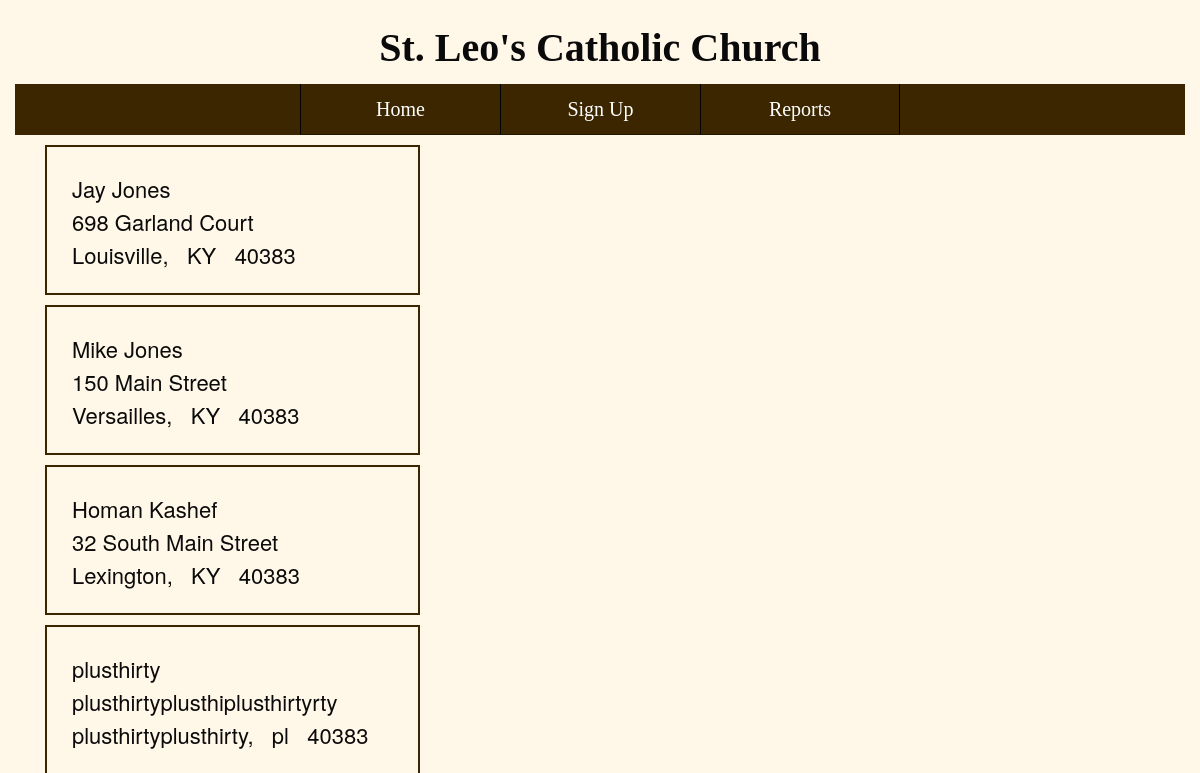
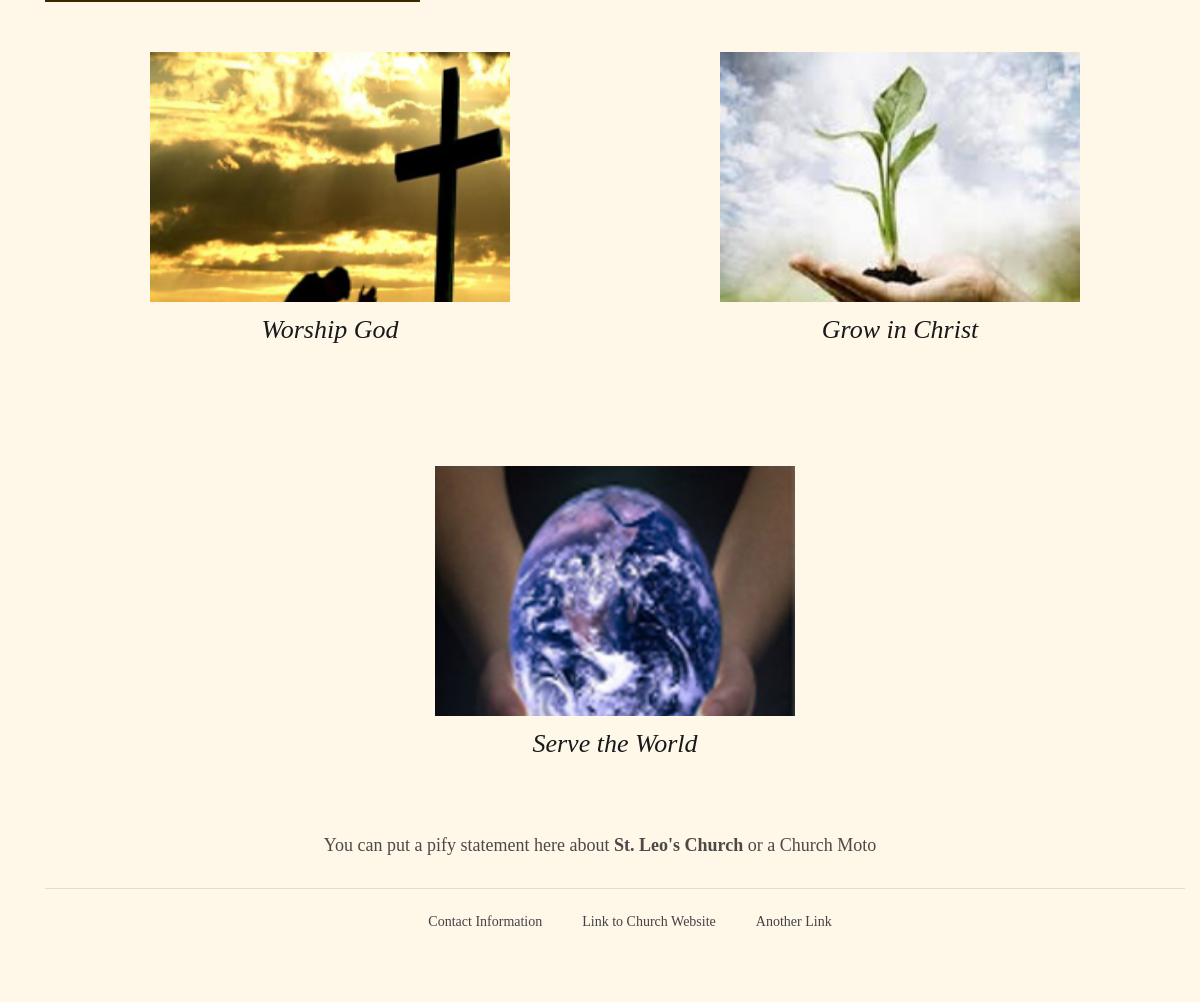
The page /mailinglist/ on the database its author committed (2 pictures, top to bottom).
### signup/models.py (models this page shows, shortened)
class DonorInfo(models.Model):
    name = models.CharField(max_length=35)
    street_address = models.CharField(blank=True, null=True, max_length=50)
    city = models.CharField(max_length=25, blank=True, null=True)
    state = models.CharField(max_length=2, blank=True, null=True)
    zipcode = models.IntegerField(null=True)
    email = models.EmailField(max_length=35, blank=True, null=True)
    phone = models.CharField(max_length=15, null=True, blank=True)
    date_created = models.DateTimeField(default=datetime.datetime.now, null=True)
    days_since_created = models.IntegerField(null=True, blank=True)
    payment_recvd = models.NullBooleanField(null=True)
    date_recvd = models.DateField(null=True)

### signup/views.py (the view)
# urls.py: path('mailinglist/', views.mailinglist, name='mailinglist'),
def mailinglist(request):
    contacts = DonorInfo.objects.all()
    for contact in contacts:
        name = contact.name
        street_address = contact.street_address
        city = contact.city
        state = contact.state
        zipcode = contact.zipcode
        context = {'contacts': contacts, 'name': name, 'street_address': street_address, 'city':city, 'state': state, 'zipcode': zipcode}
        return render(request, 'mailinglist.html', context)

### templates/mailinglist.html (shortened to what this page needs)
{% load widget_tweaks %}
{% load static %}
{% load bootstrap3 %}
{% bootstrap_css %}
<!DOCTYPE html>
<html data-whatinput="mouse" data-whatintent="mouse" class=" whatinput-types-initial whatinput-types-keyboard whatinput-types-mouse"><head>
  <link rel="stylesheet" href="{% static "css/foundation.min.css" %}">
  <link rel="stylesheet"href="{% static "css/wireframe-theme.min.css" %}">
  <link rel="stylesheet" href="{% static "css/main.css" %}">
<meta class="foundation-mq"></head>
<body class="" cz-shortcut-listen="true">
  <h1 class="site-title">St. Leo's Catholic Church</h1>
  <div class="container nav-wrapper">
    <a class="link-text nav-button" href="{% url 'index' %}">Home</a>
    <a class="link-text nav-button" href="{% url 'signupform' %}">Sign Up</a>
  <a class="link-text nav-button" href="{% url 'reports' %}">Reports</a>
  </div>
<div class="container">
              <div class="col-sm-8">
                  {% for contact in contacts %}
                  <div class="filterDiv {{contact.name}}">
<div class='addresslabel'>
                          {{contact.name}}<br>
                          {{contact.street_address}}<br>
                          {{contact.city}}, &nbsp {{contact.state}} &nbsp {{contact.zipcode}}
  </div>
                  </div>
                  {% endfor %}
              </div>
              <div class="container services-grid">
                <div class="container service">
                  <div class="responsive-picture">
                    <picture><img alt="Placeholder Picture" src="{% static 'images/cross.jpg' %}">
                    </picture>
                  </div>
                  <h5 class="service-title">Worship God</h5>
                </div>
                <div class="container service">
                  <div class="responsive-picture">
                    <picture><img alt="Placeholder Picture" src="{% static 'images/grow.jpeg' %}">
                    </picture>
                  </div>
                  <h5 class="service-title">Grow in Christ<br>
                  </h5>
                </div>
                <div class="container service">
                  <div class="responsive-picture">
                    <picture><img alt="Placeholder Picture" src="{% static 'images/world.jpg' %}">
                    </picture>
                  </div>
                  <h5 class="service-title">Serve the World<br>
                  </h5>
                </div>
              </div>
              <div class="container container-1">
                <p class="paragraph paragraph-1">You can put a pify statement here about <strong>St. Leo's Church</strong> or a Church Moto<br>
              </div>
              <div class="container footer">
                <div class="rule">
                  <hr>
                </div>
                <div class="container footer-nav">
                  <a class="link-text footer-nav" href="#">Contact Information</a>
                  <a class="link-text footer-nav" href="#">Link to Church Website</a>
                  <a class="link-text footer-nav" href="#">Another Link</a>
                </div>
              </div>
            </body></html>

### signup/static/css/main.css (style rules this page uses)
h1.site-title { margin-top: 20px; text-align: center; font-weight: 700; font-size: 40px; font-family: 'Montserrat', cursive; }
h5 { text-align: center; font-style: italic; font-size: 26px; font-family: Georgia, Times, 'Times New Roman', serif; }
h5.service-title { margin-top: 10px; color: #18191a; }
p.paragraph.paragraph-1 { color: rgba(30, 30, 30, .8); text-align: center; font-size: 18px; font-family: Georgia, Times, 'Times New Roman', serif; }
a.link-text.nav-button { display: block; padding-top: 10px; padding-bottom: 10px; border-top-color: rgba(0, 0, 0, .4); border-bottom: .0625rem solid rgba(0, 0, 0, .4); background-color: #3B2600; color: #fff; text-align: center; font-size: 20px; font-family: 'Montserrat', cursive; }
a.link-text.footer-nav { padding: 10px 20px; color: #424345; font-family: 'Montserrat', cursive; }
.container.service { margin-right: auto; margin-bottom: 60px; margin-left: auto; padding-right: 20px; padding-left: 20px; max-width: 400px; }
.container.container-1 { display: -webkit-box; display: -webkit-flex; display: -moz-box; display: -ms-flexbox; display: flex; -webkit-flex-direction: column; -ms-flex-direction: column; flex-direction: column; -ms-flex-align: center; padding-right: 10px; padding-left: 10px; -webkit-box-orient: vertical; -webkit-box-direction: normal; -moz-box-orient: vertical; -moz-box-direction: normal; -webkit-box-align: center; -webkit-align-items: center; -moz-box-align: center; align-items: center; }
.container.footer-nav { display: -webkit-box; display: -webkit-flex; display: -moz-box; display: -ms-flexbox; display: flex; -ms-flex-pack: center; -ms-flex-align: center; margin-bottom: 60px; -webkit-flex-wrap: wrap; -ms-flex-wrap: wrap; flex-wrap: wrap; -webkit-box-align: center; -webkit-align-items: center; -moz-box-align: center; align-items: center; -webkit-box-pack: center; -webkit-justify-content: center; -moz-box-pack: center; justify-content: center; }
div.responsive-picture { max-width: none; max-height: 250px; margin-top: 50px; }
@media screen and (min-width: 40rem) { a.link-text.nav-button { padding-right: 20px; padding-left: 20px; width: 200px; border-left: .0625rem solid #000; } }
@media screen and (min-width: 40rem) { a.link-text.nav-button:last-of-type { border-right: .0625rem solid #000; } }
@media screen and (min-width: 40rem) { .container.nav-wrapper { display: -webkit-box; display: -webkit-flex; display: -moz-box; display: -ms-flexbox; display: flex; -ms-flex-pack: center; background-color: #3B2600; -webkit-box-pack: center; -webkit-justify-content: center; -moz-box-pack: center; justify-content: center; } }
@media screen and (min-width: 40rem) { .container.services-grid { display: -webkit-box; display: -webkit-flex; display: -moz-box; display: -ms-flexbox; display: flex; -webkit-flex-wrap: wrap; -ms-flex-wrap: wrap; flex-wrap: wrap; } }
@media screen and (min-width: 40rem) { .container.container-1 { margin-right: auto; margin-left: auto; max-width: 600px; } }
@media screen and (min-width: 64rem) { .container.nav-wrapper { margin-right: auto; margin-left: auto; max-width: 1400px; } }
@media screen and (min-width: 64rem) { .container.services-grid { margin-right: auto; margin-left: auto; max-width: 1200px; } }
@media screen and (min-width: 64rem) { .container.footer { margin-right: auto; margin-left: auto; max-width: 1200px; } }

### templates/mailinglist.html (style rules this page uses)
body { background-color: #FFF7E8; }
.addresslabel { font-size: 22px; width: 375px; height: 150px; border-style: solid; border-color: #3B2600; border-width: 2px; margin-top: 10px; padding-left: 25px; padding-top:25px; }

### rows shown on the page
DonorInfo: name "Jay Jones", street_address "698 Garland Court", city "Louisville", state "KY", zipcode "40383"
DonorInfo: name "Mike Jones", street_address "150 Main Street", city "Versailles", state "KY", zipcode "40383"
DonorInfo: name "Homan Kashef", street_address "32 South Main Street", city "Lexington", state "KY", zipcode "40383"
DonorInfo: name "plusthirty", street_address "plusthirtyplusthiplusthirtyrty", city "plusthirtyplusthirty", state "pl", zipcode "40383"
